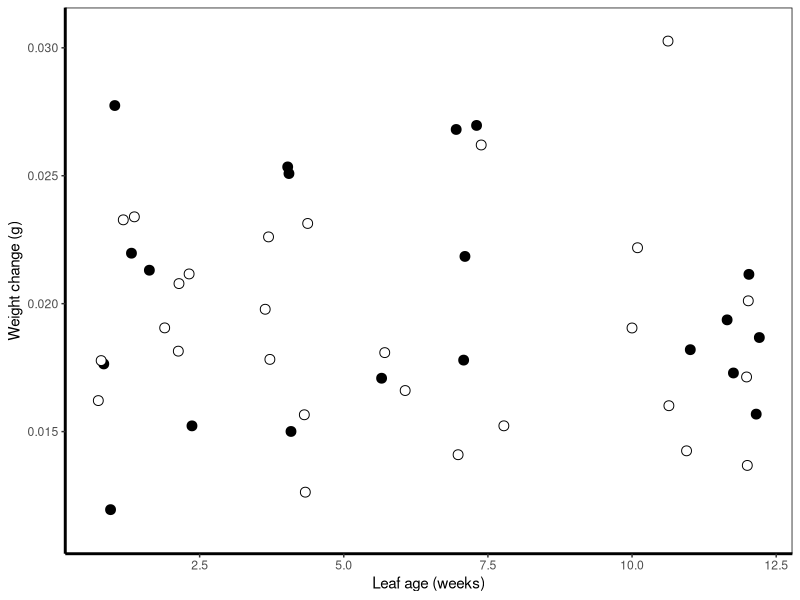

Reproduce this figure in R. (Note: this script raises an error after producing the figure.)
###
# Figure and stats for W_Change ~ age leaf
# REMOVE OLD LEAVES

# Libraries
library(ggplot2)
library(dplyr)
library(car)

# Plot themes
## With legend
Theme=theme_classic(base_size=11, base_family="Helvetica") +
  theme(axis.line = element_line(size = 1, colour = "black", linetype = "solid")) +theme(plot.title = element_text(size = 12))
## Without legends
Theme2=Theme+ theme(legend.position="none") + theme(panel.border=element_rect(fill=NA))

# load data
fun.table=read.table('input_data/FunExp_metadata.txt', header=TRUE)
div.table=read.table('input_data/MetaDiv_table_FunExp12021-03-30.txt', header=TRUE)
colnames(div.table)[2]='Treatment'
fundiv.table=left_join(fun.table, div.table)
fundiv.table2= fundiv.table[-which(fundiv.table$leaf_age_weeks==24),]

# Statistics
mod.noold=lm(W_Change ~ leaf_age_weeks, data=fundiv.table2)
Anova(mod.noold)

# plot
fun.plot=ggplot(fundiv.table2, aes(leaf_age_weeks, W_Change)) + 
  geom_jitter(size=3, color='black', shape=21, aes(fill=treatment)) + 
  Theme2 +  scale_fill_manual(values=c('black', 'white')) + 
  ylab('Weight change (g)') + xlab('Leaf age (weeks)')  + 
  geom_smooth(method='gam', se=FALSE, color='black', linetype='dashed')

quartz(width=4, height=3.5)
plot(fun.plot)
quartz.save('Figures/Fig_time_fun_noold.png', type='png', dpi=300)
